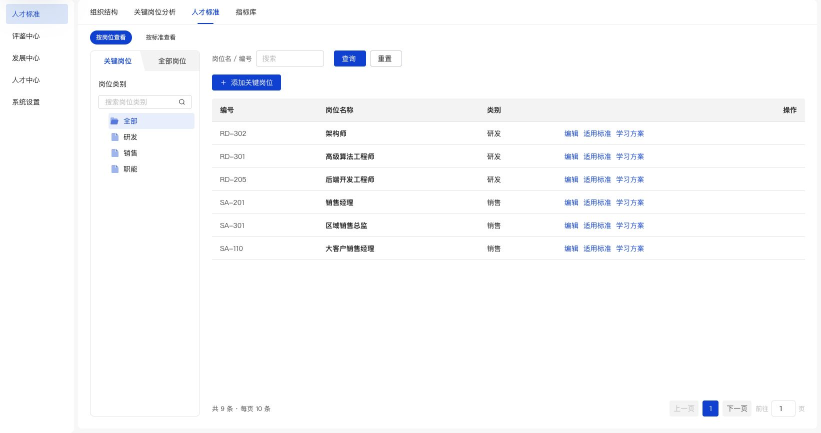
#> input picture deliverables/talent-standard-update-20261109/raw/01-按岗位查看.jpg, 1642 x 865 px (shown at 1/2 size); its folder holds 4 pictures in this run
$ python annotate.py
#> lines starting #> are read from the running program, lines starting #| are printed output that depends on the picture
from pathlib import Path
import json
from PIL import Image, ImageDraw, ImageFont

ROOT = Path(__file__).resolve().parent
MARKS = {
    '01-按岗位查看': [(174, 54, 372, 96), (182, 101, 399, 145), (1161, 390, 1229, 423)],
    '02-岗位适用标准': [(362, 224, 1586, 302), (1461, 156, 1587, 198)],
    '03-按标准查看': [(174, 54, 372, 96), (1200, 199, 1385, 537)],
    '04-共用新建编辑页': [(177, 133, 341, 394)],
    '05-默认关联岗位': [(380, 338, 1570, 481)],
    '06-暂不关联': [(597, 283, 687, 315)],
}

(ROOT / 'images').mkdir(exist_ok=True)
(ROOT / 'annotations').mkdir(exist_ok=True)
metadata = []
for name, boxes in MARKS.items():
    source = ROOT / 'raw' / (name + '.jpg')
    image = Image.open(source).convert('RGB')
#> image is the input picture: PIL image 1642x865 RGB; mean R, G, B 250.2, 250.7, 251.9
    draw = ImageDraw.Draw(image)
    for box in boxes:
        draw.rectangle(box, outline='#ed1c0a', width=3)
    image.save(ROOT / 'images' / (name + '.png'))
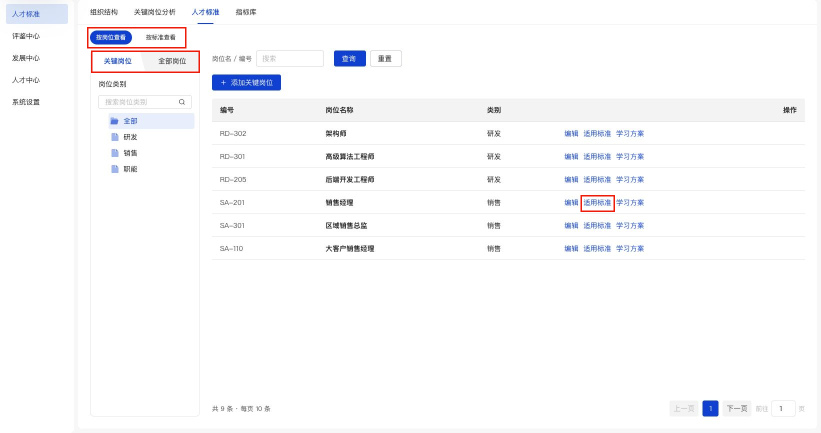
#> saved as 01-按岗位查看.png: PIL image 1642x865 RGB (shown at 1/2 size); mean R, G, B 250.1, 250.1, 251.3
    width, height = image.size
#> width = 1642; height = 865
    rects = ''.join(f'<rect x="{x}" y="{y}" width="{r-x}" height="{b-y}" fill="none" stroke="#ed1c0a" stroke-width="3"/>' for x,y,r,b in boxes)
    (ROOT / 'annotations' / (name + '.svg')).write_text(f'<svg xmlns="http://www.w3.org/2000/svg" width="{width}" height="{height}">{rects}</svg>')
    metadata.append({'name': name, 'size': [width, height], 'rectangles': boxes})
#> pass 2 of the loop `for name, boxes in MARKS.items():`:
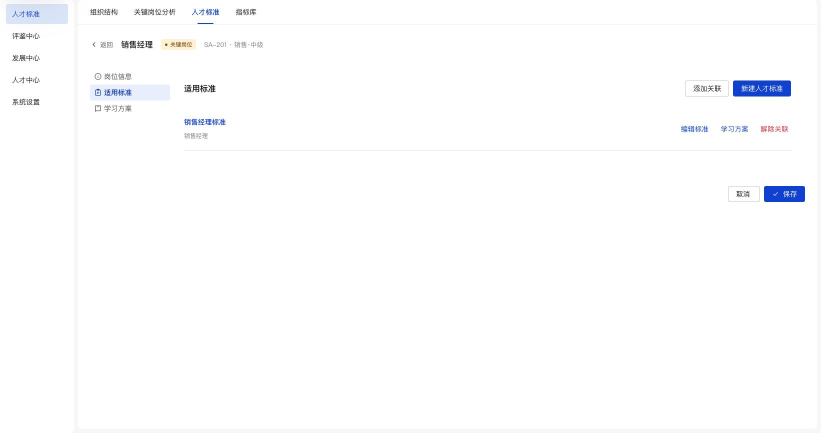
#> input picture deliverables/talent-standard-update-20261109/raw/02-岗位适用标准.jpg, 1642 x 865 px (shown at 1/2 size)
#> image is the input picture: PIL image 1642x865 RGB; mean R, G, B 252.7, 252.9, 253.7
#> `image.save(ROOT / 'images' / (name + '.png'))`:
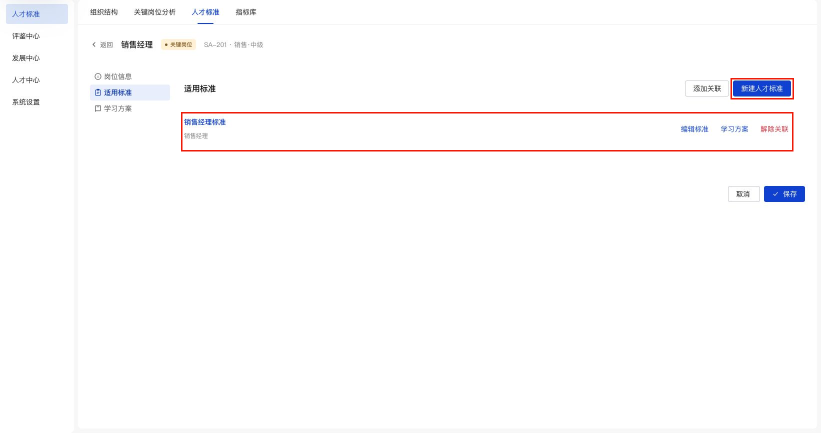
#> saved as 02-岗位适用标准.png: PIL image 1642x865 RGB (shown at 1/2 size); mean R, G, B 252.6, 251.6, 252.2
#> pass 3 of the loop `for name, boxes in MARKS.items():`:
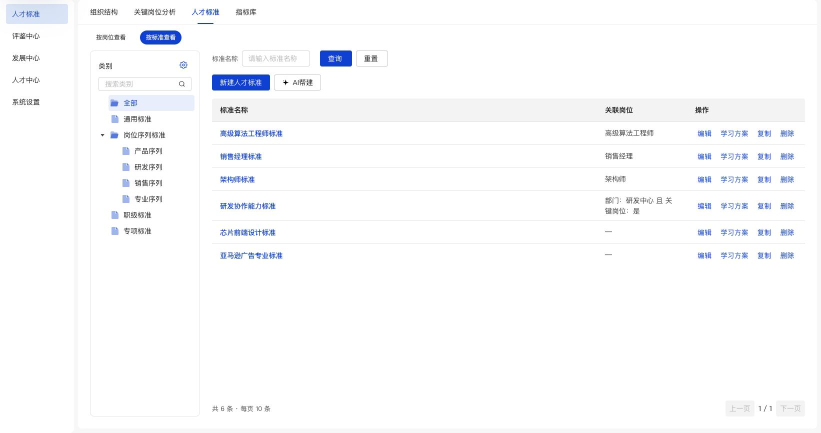
#> input picture deliverables/talent-standard-update-20261109/raw/03-按标准查看.jpg, 1642 x 865 px (shown at 1/2 size)
#> image is the input picture: PIL image 1642x865 RGB; mean R, G, B 250.1, 250.7, 252.1
#> `image.save(ROOT / 'images' / (name + '.png'))`:
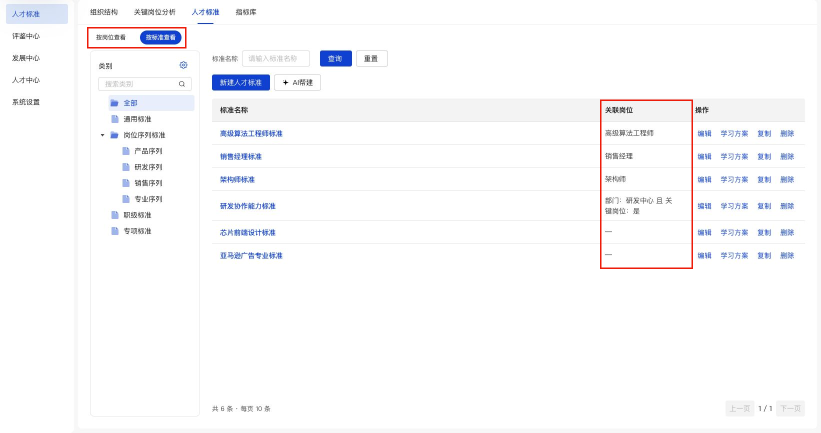
#> saved as 03-按标准查看.png: PIL image 1642x865 RGB (shown at 1/2 size); mean R, G, B 250.1, 250, 251.3
#> (the run stopped early here; a loop or call above may not have finished)
